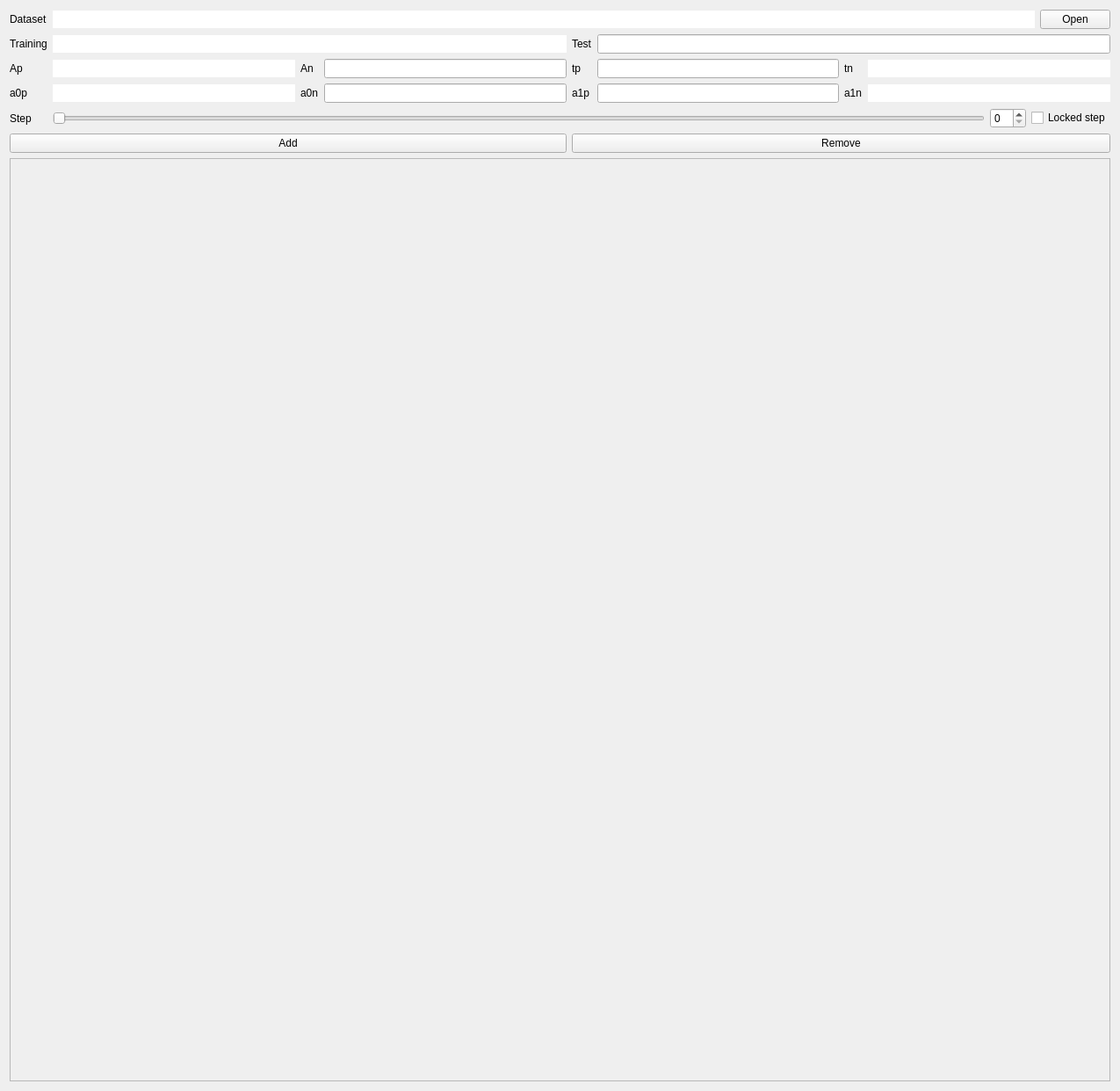
<?xml version="1.0" encoding="UTF-8"?>
<ui version="4.0">
 <class>NNAnalysis</class>
 <widget class="QWidget" name="NNAnalysis">
  <property name="geometry">
   <rect>
    <x>0</x>
    <y>0</y>
    <width>1275</width>
    <height>1242</height>
   </rect>
  </property>
  <property name="windowTitle">
   <string>Form</string>
  </property>
  <layout class="QVBoxLayout" name="verticalLayout">
   <item>
    <layout class="QGridLayout" name="gridLayout">
     <item row="2" column="4">
      <widget class="QLabel" name="label_9">
       <property name="text">
        <string>tp</string>
       </property>
      </widget>
     </item>
     <item row="0" column="0">
      <widget class="QLabel" name="label_6">
       <property name="text">
        <string>Dataset</string>
       </property>
      </widget>
     </item>
     <item row="3" column="0">
      <widget class="QLabel" name="label_3">
       <property name="text">
        <string>a0p</string>
       </property>
      </widget>
     </item>
     <item row="2" column="1">
      <widget class="QLineEdit" name="ApEdit">
       <property name="acceptDrops">
        <bool>false</bool>
       </property>
       <property name="frame">
        <bool>false</bool>
       </property>
       <property name="readOnly">
        <bool>true</bool>
       </property>
      </widget>
     </item>
     <item row="3" column="6">
      <widget class="QLabel" name="label_5">
       <property name="text">
        <string>a1n</string>
       </property>
      </widget>
     </item>
     <item row="2" column="0">
      <widget class="QLabel" name="label_2">
       <property name="text">
        <string>Ap</string>
       </property>
      </widget>
     </item>
     <item row="3" column="7">
      <widget class="QLineEdit" name="a1nEdit">
       <property name="acceptDrops">
        <bool>false</bool>
       </property>
       <property name="frame">
        <bool>false</bool>
       </property>
       <property name="readOnly">
        <bool>true</bool>
       </property>
      </widget>
     </item>
     <item row="2" column="3">
      <widget class="QLineEdit" name="AnEdit"/>
     </item>
     <item row="4" column="1" colspan="7">
      <layout class="QHBoxLayout" name="horizontalLayout_4">
       <item>
        <widget class="QSlider" name="globalStepSlider">
         <property name="orientation">
          <enum>Qt::Horizontal</enum>
         </property>
        </widget>
       </item>
       <item>
        <widget class="QSpinBox" name="globalStepSpinBox"/>
       </item>
       <item>
        <widget class="QCheckBox" name="checkBox">
         <property name="text">
          <string>Locked step</string>
         </property>
        </widget>
       </item>
      </layout>
     </item>
     <item row="0" column="1" colspan="7">
      <layout class="QHBoxLayout" name="horizontalLayout">
       <item>
        <widget class="QLineEdit" name="datasetEdit">
         <property name="acceptDrops">
          <bool>false</bool>
         </property>
         <property name="frame">
          <bool>false</bool>
         </property>
         <property name="readOnly">
          <bool>true</bool>
         </property>
        </widget>
       </item>
       <item>
        <widget class="QPushButton" name="openDatasetButton">
         <property name="text">
          <string>Open</string>
         </property>
        </widget>
       </item>
      </layout>
     </item>
     <item row="2" column="7">
      <widget class="QLineEdit" name="tnEdit">
       <property name="acceptDrops">
        <bool>false</bool>
       </property>
       <property name="frame">
        <bool>false</bool>
       </property>
       <property name="readOnly">
        <bool>true</bool>
       </property>
      </widget>
     </item>
     <item row="1" column="0">
      <widget class="QLabel" name="label">
       <property name="text">
        <string>Training</string>
       </property>
      </widget>
     </item>
     <item row="3" column="1">
      <widget class="QLineEdit" name="a0pEdit">
       <property name="acceptDrops">
        <bool>false</bool>
       </property>
       <property name="frame">
        <bool>false</bool>
       </property>
       <property name="readOnly">
        <bool>true</bool>
       </property>
      </widget>
     </item>
     <item row="4" column="0">
      <widget class="QLabel" name="label_7">
       <property name="text">
        <string>Step</string>
       </property>
      </widget>
     </item>
     <item row="2" column="6">
      <widget class="QLabel" name="label_8">
       <property name="text">
        <string>tn</string>
       </property>
      </widget>
     </item>
     <item row="2" column="2">
      <widget class="QLabel" name="label_4">
       <property name="text">
        <string>An</string>
       </property>
      </widget>
     </item>
     <item row="2" column="5">
      <widget class="QLineEdit" name="tpEdit"/>
     </item>
     <item row="3" column="2">
      <widget class="QLabel" name="label_10">
       <property name="text">
        <string>a0n</string>
       </property>
      </widget>
     </item>
     <item row="3" column="3">
      <widget class="QLineEdit" name="a0nEdit"/>
     </item>
     <item row="3" column="4">
      <widget class="QLabel" name="label_11">
       <property name="text">
        <string>a1p</string>
       </property>
      </widget>
     </item>
     <item row="3" column="5">
      <widget class="QLineEdit" name="a1pEdit"/>
     </item>
     <item row="12" column="4" colspan="4">
      <widget class="QPushButton" name="RemoveRowBotton">
       <property name="text">
        <string>Remove</string>
       </property>
      </widget>
     </item>
     <item row="12" column="0" colspan="4">
      <widget class="QPushButton" name="AddRowBotton">
       <property name="text">
        <string>Add</string>
       </property>
      </widget>
     </item>
     <item row="1" column="1" colspan="3">
      <widget class="QLineEdit" name="TrainingEdit">
       <property name="acceptDrops">
        <bool>false</bool>
       </property>
       <property name="frame">
        <bool>false</bool>
       </property>
       <property name="readOnly">
        <bool>true</bool>
       </property>
      </widget>
     </item>
     <item row="1" column="4">
      <widget class="QLabel" name="label_12">
       <property name="text">
        <string>Test</string>
       </property>
      </widget>
     </item>
     <item row="1" column="5" colspan="3">
      <widget class="QLineEdit" name="testEdit"/>
     </item>
    </layout>
   </item>
   <item>
    <widget class="QScrollArea" name="mainScrollArea">
     <property name="widgetResizable">
      <bool>true</bool>
     </property>
     <widget class="QWidget" name="scrollAreaWidgetContents">
      <property name="geometry">
       <rect>
        <x>0</x>
        <y>0</y>
        <width>1243</width>
        <height>952</height>
       </rect>
      </property>
      <layout class="QVBoxLayout" name="verticalLayout_4">
       <item>
        <layout class="QVBoxLayout" name="mainSnapLayout"/>
       </item>
      </layout>
     </widget>
    </widget>
   </item>
  </layout>
 </widget>
 <resources/>
 <connections/>
</ui>
